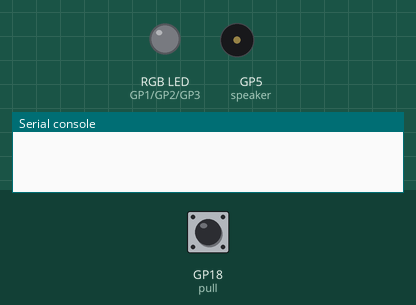
Bench run of a program on a simulated Raspberry Pi Pico running MicroPython. Shown: an RGB LED mixed from three pins (HIGH = lit), buzzer (waves = sounding), the last lines printed to the serial console. The test bench sets the inputs (shaded band); at power-on: GP18 (pull) HIGH. Dim RGB values are drawn brighter than linear.

Above: at 1.2 s.
1.3 s: GP18 (pull) pulled LOW for 0.15 s
At 2.1 s:
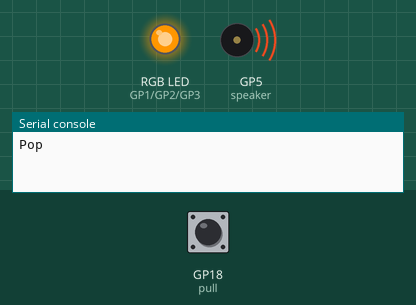
3.7 s: GP18 (pull) pulled LOW for 1 s
At 4.77 s:
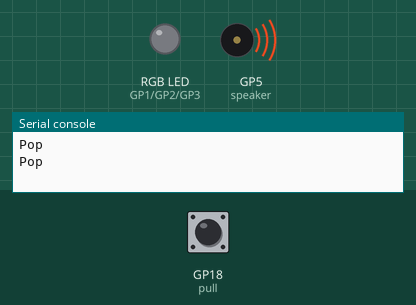
7.0 s: GP18 (pull) pulled LOW for 3.2 s
At 10.37 s:
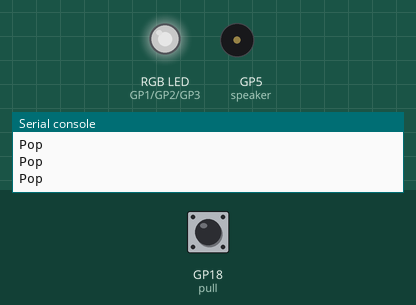
Timing chart, 0 to 12.5 s (numbered marks = the images above; inputs shaded):
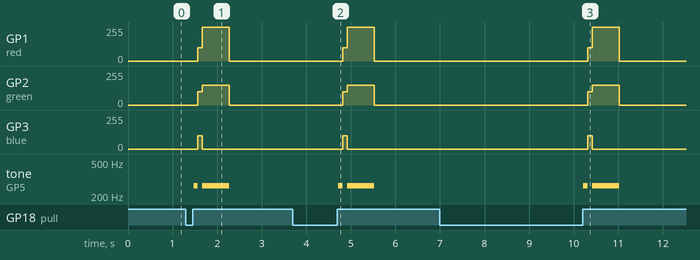

Measured:
- after the input at 1.3 s, GP1 (red): 0/255 → 100/255 after 0.27 s, → 255/255 0.10 s later, → 0/255 0.60 s later; GP2 (green): 0/255 → 100/255 after 0.27 s, → 150/255 0.10 s later, → 0/255 0.60 s later
- after the input at 3.7 s, GP1 (red): 0/255 → 100/255 after 1.1 s, → 255/255 0.10 s later, → 0/255 0.60 s later; GP2 (green): 0/255 → 100/255 after 1.1 s, → 150/255 0.10 s later, → 0/255 0.60 s later
- after the input at 7.0 s, GP1 (red): 0/255 → 100/255 after 3.3 s, → 255/255 0.10 s later, → 0/255 0.60 s later; GP2 (green): 0/255 → 100/255 after 3.3 s, → 150/255 0.10 s later, → 0/255 0.60 s later

The program:

party_popper.py
```python
from picozero import RGBLED, Speaker, Switch
from time import sleep

rgb = RGBLED (red=1, green=2, blue=3)
pull = Switch(18)
speaker = Speaker(5)

def pop():
    print('Pop')
  #  rgb.color = (r, g, b)
    speaker.play(262, 0.1)
    rgb.color = (100, 100, 100)
    sleep(0.1)
    rgb.color = (255, 150, 0)
    speaker.play(262, 0.6)
    rgb.off()

pull.when_opened = pop

#for r in range(0,255,10):
 #   for g in range(0,255,10):
  #      for b in range(0,255,10):
   #         pop(r,g,b)
#rgb.off()
#pop(255,0,50)
```
